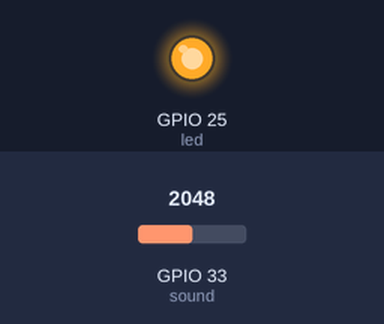
A sketch run on a simulated ESP32. Parts: output pins drawn as LEDs (lit = HIGH). The inputs (shaded band) are chosen by the test bench; at power-on: GPIO 33 (sound) = 2048.

Above: at 2.8 s.
2.9 s: GPIO 33 (sound) set to 111
5.6 s: GPIO 33 (sound) set to 93
At 7.2 s:
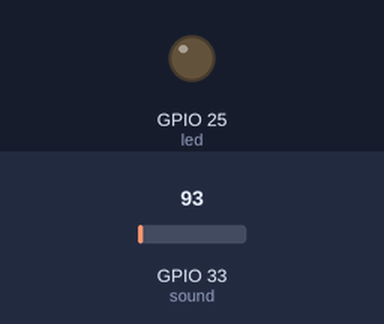
8.3 s: GPIO 33 (sound) set to 491
At 8.9 s:
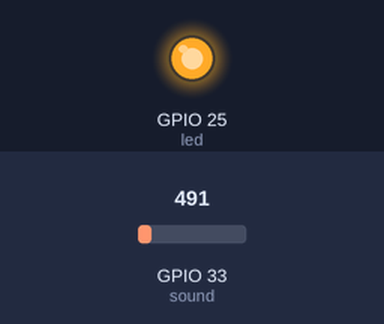
11.0 s: GPIO 33 (sound) set to 60
At 13.2 s:
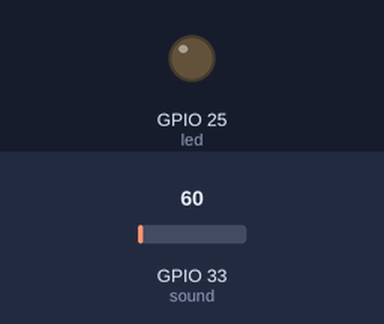
Timing chart, 0 to 14.7 s (numbered marks = the images above; inputs shaded):
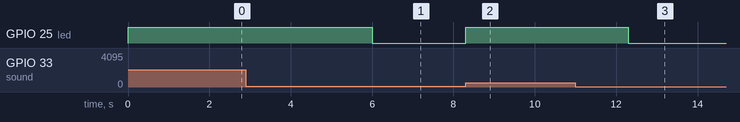

Measured:
- the behaviour switches between 101 and 100 on GPIO 33 (sound) (found by bisection; images 0 and 1)
- after the input at 2.9 s, every drawn part: stays the same
- after the input at 5.6 s, GPIO 25 (led): HIGH → LOW after 0.40 s
- after the input at 8.3 s, GPIO 25 (led): LOW → HIGH at once
- after the input at 11.0 s, GPIO 25 (led): HIGH → LOW after 1.3 s

The sketch:

project_21_2.ino
```cpp
/*
  keyestudio ESP32 Inventor Learning Kit
  Project 21.2：Sound Controlled LED
  http://www.keyestudio.com
*/
int sound = 33;   //Define sound to IO33
int led = 25;      //Define led to IO25
void setup(){
  pinMode(led,OUTPUT);   //Set IO25 to output
}

void loop(){
  int value = analogRead(sound);    //Read analog value of IO33 and assign it to value
  if(value > 100){                  //Judge whether value is greater than 100
    digitalWrite(led,HIGH);         //If IO25 pin outputs high level, LED lights up
    delay(2000);
  }
  else{
    digitalWrite(led,LOW);          //If IO25 pin outputs low level, LED lights off
  }
}
```
